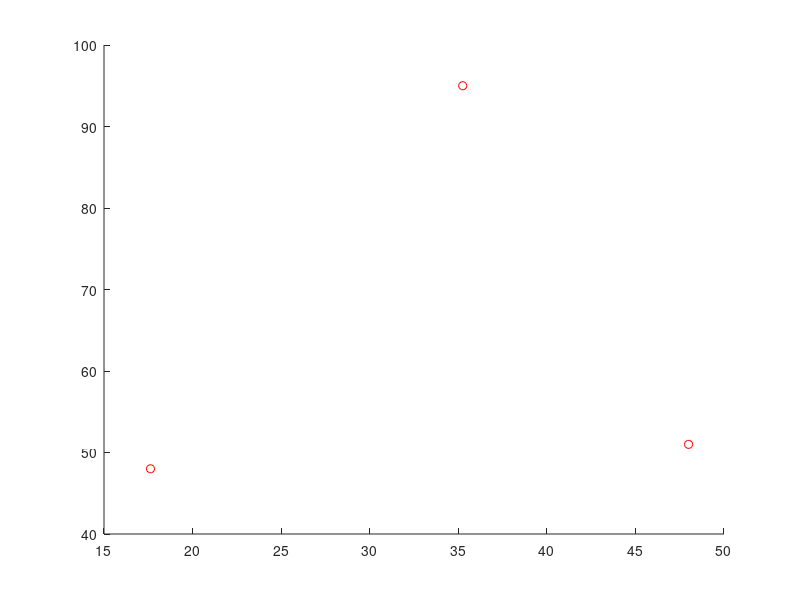

MATLAB code to generate this figure:
function sensor()
    hold on
    scatter(23.5*3/4,23.5*2+1,'r');
    scatter(23.5*2+1,23.5*2+4,'r');
    scatter(23.5*3/2,23.5*4+1,'r');
end